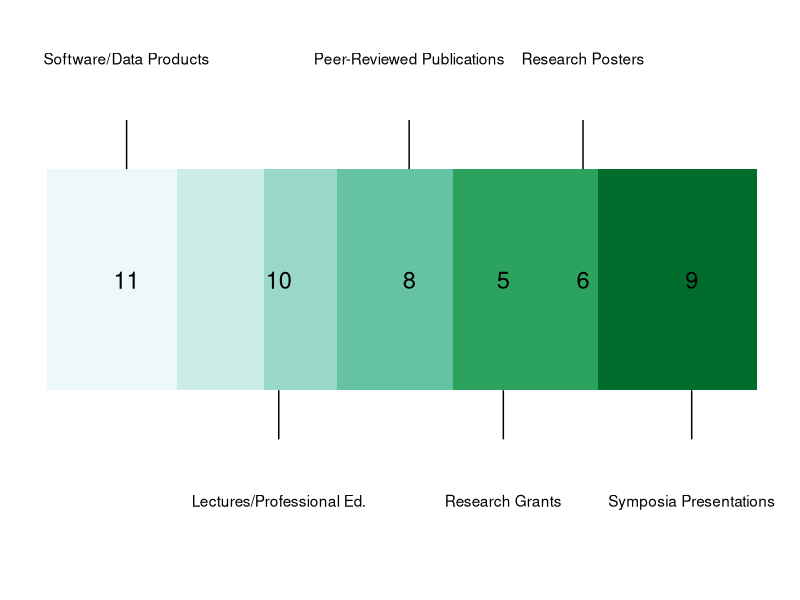
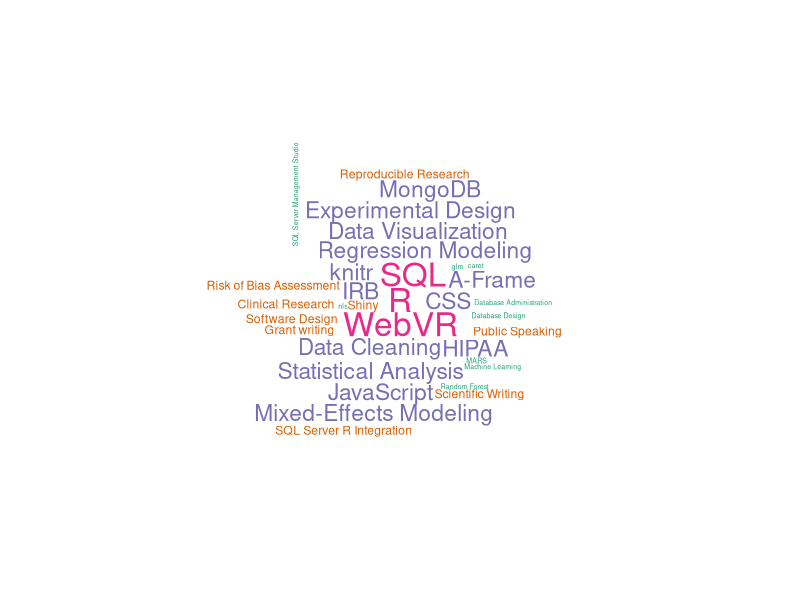

Reproduce these figures in R, in order.
## ---- chunk 1
library(knitr); library(xtable); library(dplyr); library(ggplot2)
library(wordcloud)
knitr::opts_chunk$set(echo = F)
## ---- chunk 2
# read in data from a spreadsheet and write it to the document as tables
dat <- read.csv("resume-data.csv", stringsAsFactors = F) %>%
  #read table escapes the newline characters while reading them in, correct
  #this
  mutate_each(funs(gsub("\\n", "\n", ., fixed = T))) %>%
  # preserve ordering of groups by creating factors manually
  mutate_each(funs(factor(., levels = unique(.))), group, subgroup) %>%
  mutate(priority = as.numeric(priority))

## ---- chunk 3
writeResumeTable <- function(table) {
  # skip over empty splits created for subgroup-group combos that don't exist
  if(nrow(table) < 1) return()
  # find which subgroup has been passed to write heading to doc and set html
  # id attribute on the table (for css customization)
  subgroup = as.character(table$subgroup[1])
  if(subgroup != "")cat("\n### ", subgroup, "\n") else subgroup <- "none"

  # There are two types of entries, table-like entries with an optional text
  # description a a year or range of years for the date, and paragraph-like
  # entries with a fully specified date that is used for sorting and not
  # displayed
  if(all(grepl("^\\d+/\\d+/\\d+$", table$date))) {
    table$date <- as.Date(table$date, format = "%m/%d/%Y")
    notEmpty <- names(table)[sapply(table, function(x){
      max(nchar(as.character(x))) > 0
    })] %>% union("subgroup")
    table <- table %>% arrange(desc(date)) %>% 
      select_(.dots = notEmpty) %>% select(-date)
    cssClass <- "table resume-text"
  } else {
    srt <- regmatches(table$date, regexpr("\\d{4}", table$date)) %>%
      as.numeric() %>%
      order(decreasing = T)
    table <- table[srt, ]
    # if there are text notes, move them onto their own row (by duplicating rows
    # and deleting extra data) and have them span the whole table width. xtable 
    # can't do colspans, so we capture its output and add that in manually below
    if(max(nchar(table$text)) > 0) {
      origRows <- seq_len(nrow(table))
      textRows <- which(table$text != "")
      table <- table[c(origRows, textRows), ]
      table[origRows, "text"] <- ""
      table[seq(max(origRows) + 1, nrow(table)), 
            setdiff(names(table), c("text", "group", "subgroup"))] <- ""
      table <- table[order(c(origRows, textRows)), ]
    }
    cssClass <- "table"
  }
  
  htmlTable <- capture.output(
    table %>% select(-group, -subgroup, -priority) %>%
      xtable() %>%
      print(type = "html", include.rownames = F, include.colnames = F,
            html.table.attributes = paste0('id = "', gsub(" ", "", subgroup),
                                           '-table" class = "resume-', cssClass,
                                           '"'))
  )
  # add in the colspan property for rows with nothing but the text field
  htmlTable <- paste(htmlTable, collapse = "\n")
  gsub("(<td>  </td> ){3}<td>(.*?)</td> <td>  </td>",
       "<td colspan = 5>\\2</td>", htmlTable) %>% 
    cat()
  
}

resumeGroup <- function(x) {
  summary <- F
  # The priority column can be used to select a few important items from a
  # longer list for display. This allows easy customization for different 
  # opporuntities and for a summary chart of the total numbers of items 
  # not displayed
  if(any(!is.na(x$priority))) {
    allEntries <- x
    x <- filter(x, !is.na(priority) & priority > 0)
    summary <- T
  }
  # ensure some items remain after priority filtering to avoid printing
  # empty section headers
  if(nrow(x)) {
    cat("\n## ", as.character(x$group[1]), "\n")
#     if(summary) {
#       plt <- ggplot(allEntries, aes(x = 1, fill = subgroup)) +
#         geom_bar() + 
#         # label the count in the middle of each bar
#         geom_text(aes(y = cumsum(..count..) - ..count.. / 2, 
#                       label = ..count..), stat = "count",
#                   size = 6) +
#         geom_text(aes(y = cumsum(..count..) - ..count.. / 2,
#                       label = subgroup, 
#                       x = ifelse(as.integer(subgroup) %% 2 == 0, 
#                                  1.9, .1)),
#                   stat = "count") +
#         geom_segment(aes(y = cumsum(..count..) - ..count.. / 2,
#                          yend = cumsum(..count..) - ..count.. / 2,
#                          x = ifelse(as.integer(subgroup) %% 2 == 0, 
#                                     1.45, .55),
#                          xend = ifelse(as.integer(subgroup) %% 2 == 0, 
#                                        1.65, .35)),
#                      stat = "count") +
#         scale_fill_brewer(palette = "BuGn", direction = -1) +
#         coord_flip(xlim = c(-.15,2)) +
#         theme_classic() +
#         theme(axis.text = element_blank(), 
#               axis.ticks = element_blank(),
#               axis.line = element_blank(),
#               axis.title = element_blank(),
#               legend.position = "none")
#       print(plt)
#       cat('\n <p id="selected-items">Selected Items:</p>\n')
#     }
#     if(any(x$type == "wordcloud")) {
#       wc <- filter(x, type == "wordcloud")
#       cat('<div class = "wordcloud">')
#       wordcloud(wc$title, wc$priority, min.freq = 0,
#                 random.order = F, colors = brewer.pal(4, "Dark2"),
#                 scale = c(1.75, .1))
#       cat("</div>")
#       x <- filter(x, type != "wordcloud")
#     }
    lapply(split(x, x$subgroup), writeResumeTable)
  }
}  


## ---- chunk 4
data.frame('william@datatitian.com', "\\(505) 615-2013",
           "http://github.com/wmurphyrd") %>%
  xtable() %>%
  print(type = "html", include.rownames = F, include.colnames = F,
        html.table.attributes = 'border = 1 id = "contact-table"')

## ---- chunk 5
dat %>% filter(type == "table") %>%
  select(-type) %>%
  split(., .$group) %>%
  lapply(resumeGroup) %>% invisible()
## ---- chunk 6
allEntries <- filter(dat, type == "text")
plt <- ggplot(allEntries, aes(x = 1, fill = subgroup)) +
  geom_bar() + 
  # label the count in the middle of each bar
  geom_text(aes(y = cumsum(..count..) - ..count.. / 2, 
                label = ..count..), stat = "count",
            size = 6) +
  geom_text(aes(y = cumsum(..count..) - ..count.. / 2,
                label = subgroup, 
                x = ifelse(as.integer(subgroup) %% 2 == 0, 
                           1.9, .1)),
            stat = "count") +
  geom_segment(aes(y = cumsum(..count..) - ..count.. / 2,
                   yend = cumsum(..count..) - ..count.. / 2,
                   x = ifelse(as.integer(subgroup) %% 2 == 0, 
                              1.45, .55),
                   xend = ifelse(as.integer(subgroup) %% 2 == 0, 
                                 1.65, .35)),
               stat = "count") +
  scale_fill_brewer(palette = "BuGn", direction = -1) +
  coord_flip(xlim = c(-.15,2)) +
  theme_classic() +
  theme(axis.text = element_blank(), 
        axis.ticks = element_blank(),
        axis.line = element_blank(),
        axis.title = element_blank(),
        legend.position = "none")
print(plt)

## ---- chunk 7

wc <- dat %>% filter(type == "wordcloud") 
if(nrow(wc) > 1) {
  wordcloud(wc$title, wc$priority, min.freq = 0, random.order = F, 
            colors = brewer.pal(pmin(8, length(unique(wc$priority))), "Dark2"),
            scale = c(2, .1))
}
  
  #cat('<div id = "skillcloud">\n')

  #cat("</div>")
## ---- chunk 8
dat %>% filter(type == "text") %>%
  select(-type) %>%
  split(., .$group) %>%
  lapply(resumeGroup) %>% invisible()
